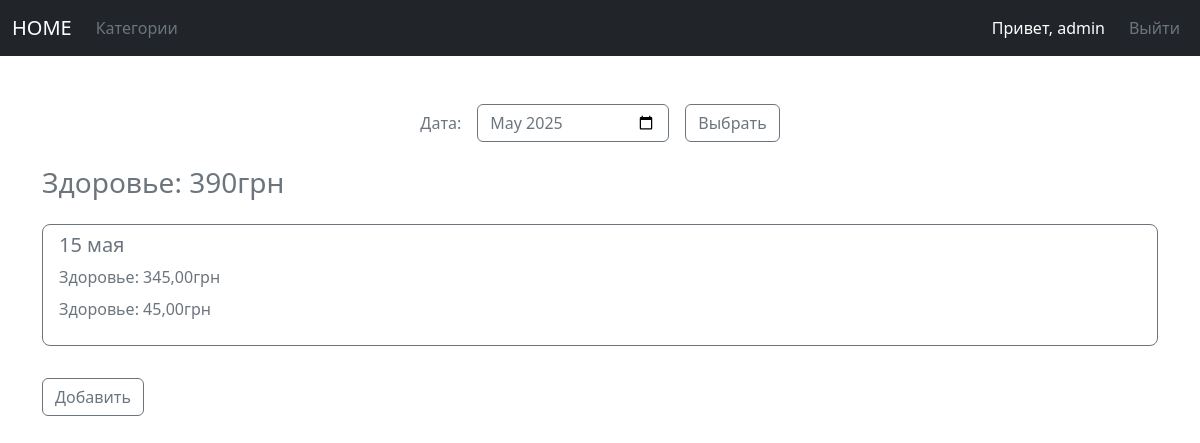
The page /category/4/ (signed in) on the database its author committed.
### expenses/models.py (models this page shows, shortened)
class Category(models.Model):
    user = models.ForeignKey(User, on_delete=models.CASCADE, verbose_name='Пользователь')
    name = models.CharField(max_length=100, verbose_name='Название')
    date = models.DateTimeField(auto_now_add=True, verbose_name="Дата создания")
    def __str__(self):
        return self.name
    class Meta:
        verbose_name='Моя категория'
        verbose_name_plural = 'Мои категории'
        unique_together = ('user', 'name')

class Expense(models.Model):
    user = models.ForeignKey(User, on_delete=models.CASCADE, verbose_name='Пользователь')
    category = models.ForeignKey(Category, on_delete=models.CASCADE, verbose_name='Категория')
    title = models.CharField(blank=True, null=True, max_length=100, verbose_name='Название')
    description = models.TextField(blank=True, null=True, verbose_name='Описание')
    amount = models.DecimalField(max_digits=10, decimal_places=2, verbose_name='Сумма')
    date = models.DateField(verbose_name='Дата')
    time = models.TimeField(auto_now_add=True, verbose_name=' Время')
    class Meta:
        verbose_name='Расходы'
        verbose_name_plural = 'Расходы'
    @classmethod
    def get_category_expenses(cls, user, category, year, month):
        return cls.objects.filter(user=user, category=category, date__year=year, date__month=month)
    @classmethod
    def get_category_expenses_amount(cls, user, category, year, month):
        return cls.get_category_expenses(user, category, year, month).aggregate(Sum('amount'))[
            'amount__sum'] or 0

### expenses/views.py (the view)
# urls.py: path('category/<int:category_id>/', views.category, name='category'),
@login_required
def category(request, category_id):
    date = request.GET.get('date') or now().strftime('%Y-%m')
    year, month = date.split('-')
    category = Category.objects.get(id=category_id)
    expenses = Expense.get_category_expenses(request.user, category, year, month).order_by('date')
    total_expenses = Expense.get_category_expenses_amount(request.user, category, year, month)
    expenses_list = defaultdict(list)
    for expense in expenses:
        expenses_list[expense.date].append(expense)
    expenses_date = dict(sorted(expenses_list.items(), reverse=True))
    context = {
        'date': date,
        'category': category,
        'expenses': expenses,
        'total_expenses': total_expenses,
        'expenses_date': expenses_date
    }
    return render(request, 'expenses/category.html', context)

### expenses/templates/expenses/category.html (shortened to what this page needs)
{% extends 'expenses/base.html' %}
{% load static %}
{% load bootstrap5 %}
{% block content %}
<div class="container-sm mt-5">
<form action="{% url 'index' %}" method="GET" class="mb-4">
  <div class="row g-3 justify-content-center">
    <div class="col-auto">
      <label for="start" class="col-form-label text-secondary">Дата:</label>
    </div>
    <div class="col-auto">
      <input type="month" id="start" name="date" min="2018-03" value="{{ date }}" class="form-control text-secondary border-secondary">
    </div>
    <div class="col-auto">
      <button type="submit" class="btn btn-outline-secondary">Выбрать</button>
    </div>
  </div>
</form>
<h3 class="text-secondary mb-4">{{ category.name }}: {{ total_expenses }}грн</h3>
<div class="list-group">
    {% if expenses %}
      {% for date, expenses in expenses_date.items %}
        <div class="list-group-item mb-3" style="border: 1px solid #6c757d; color: #6c757d; border-radius: 0.5rem;">
          <h5 class="mb-2">{{ date|date:"j E" }}</h5>
          <ul class="list-unstyled">
            {% for expense in expenses %}
              <li class="mb-2">
                <a href="{% url 'expense' expense.id %}" class="text-decoration-none text-secondary"
                   style="transition: 0.3s; font-size: 1rem;"
                   onmouseover="this.style.fontSize='1.1rem'"
                   onmouseout="this.style.fontSize='1rem'">
                  {{ expense.category }}: {{ expense.amount }}грн
                </a>
              </li>
            {% endfor %}
          </ul>
        </div>
      {% endfor %}
    {% else %}
      <div class="alert alert-warning">Пока нет расходов</div>
    {% endif %}
</div>
<div class="mt-3 mb-3">
  <a href="{% url 'new_expense' category.id %}" class="btn btn-outline-secondary">Добавить</a>
</div>
</div>
{% endblock content %}

### expenses/templates/expenses/base.html (shortened to what this page needs)
<!DOCTYPE html>
<html lang="en">
{% load bootstrap5 %}
<head>
    {% bootstrap_css %}
</head>
<body>
<nav class="navbar navbar-expand-lg navbar-dark bg-dark">
  <div class="container-fluid">
    <a class="navbar-brand text-white" href="{% url 'home' %}">HOME</a>
    <div class="collapse navbar-collapse" id="navbarNav">
      <ul class="navbar-nav">
        <li class="nav-item">
          <a class="nav-link text-secondary hover-white" aria-current="page" href="{% url 'categories' %}">Категории</a>
        </li>
      </ul>
      <ul class="navbar-nav ms-auto">
        {% if user.is_authenticated %}
          <li class="nav-item me-3 mt-2">
            <span class="navbar-text text-white">Привет, {{ user.username }} </span>
          </li>
          <li class="nav-item">
            <a class="nav-link text-secondary hover-white" aria-current="page" href="{% url 'account_logout' %}">Выйти</a>
          </li>
        {% endif %}
      </ul>
    </div>
  </div>
</nav>
    {% block content %}
    {% endblock content %}
</body>
</html>

### rows shown on the page
Category: name "Здоровье"
Expense: date "15 мая", category "Здоровье", amount "345,00"
Expense: category "Здоровье", amount "45,00"

### other values the page prints
{{ user.username }} "admin"
{{ total_expenses }} "390"
